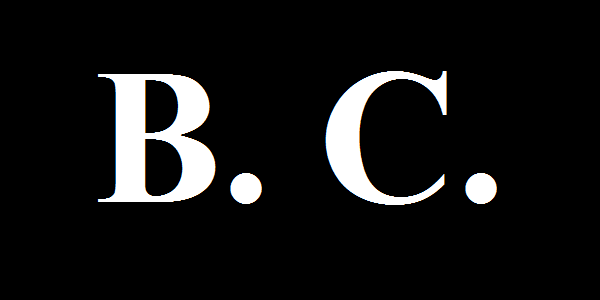
#> input picture original_image/BC.png, 600 x 300 px, found by its file name; its folder holds 3 pictures in this run
$ python run_smc.py --b 1.0 --sigma 1.0 --n_iter 3 --n_particles 3 --orig_file original_image/BC.png --blur_file original_image/blanc.jpg
#> lines starting #> are read from the running program, lines starting #| are printed output that depends on the picture; long printed decimals are rounded
### smc_alg.py
import numpy as np
from scipy.stats import norm
from kde_smoothing import reconstruct_image_from_particles
from numba import njit, prange
from blur import blurred_image


def pinky(y_in, x_in, image, n_samples):
    """
    Sample from the blurred image
    IMPORTANT: image should be transposed before passing here (like MATLAB's I')
    """
    # Flatten image and create probability distribution
    image_flat = image.T.ravel()  # Match MATLAB's column-major ordering
    image_flat = np.maximum(image_flat, 0)  # Ensure non-negative

    if image_flat.sum() == 0:
        print("Warning: Image sum is zero!")
        image_flat = np.ones_like(image_flat)

    image_flat = image_flat / image_flat.sum()

    # Sample indices
    indices = np.random.choice(len(image_flat), size=n_samples, p=image_flat)

    # Convert to 2D coordinates (transposed indexing)
    rows = indices % len(y_in)
    cols = indices // len(y_in)

    samples = np.column_stack([y_in[rows], x_in[cols]])
    return samples


# [22 lines left out: function mult_resample, not called in this run]


@njit(parallel=True, fastmath=True)
def hNn_numba(y_samples, x_particles, y_particles, weights, b, sigma):
    """
    Compute h^N_n for each y_j sample.
    h^N_n(y_j) = (1/N) sum_{i=1}^N g(y_j | x_i)
    which is an approximation of the integral f_n(z) g(y_j | z) dz
    """
    n_particles = x_particles.shape[0]
    n_samples = y_samples.shape[0]
    h_n = np.zeros(n_samples, dtype=np.float64)
    inv_b = 1.0 / b
    inv_sigma = 1.0 / sigma
    norm_const = 1.0 / (np.sqrt(2.0 * np.pi) * sigma)

    for j in prange(n_samples):
        y0 = y_samples[j, 0]
        x0 = y_samples[j, 1]
        acc = 0.0
        for i in range(n_particles):
            dy = y0 - y_particles[i]
            # Normal pdf inline
            normal_part = norm_const * np.exp(-0.5 * (dy * inv_sigma) * (dy * inv_sigma))
            dx = x_particles[i] - x0
            uniform_part = inv_b if (dx <= b * 0.5 and dx >= -b * 0.5) else 0.0
            acc += weights[i] * normal_part * uniform_part
        h_n[j] = acc
    return h_n


@njit(parallel=True, fastmath=True)
def weight_update_numba(y_samples, x_particles, y_particles, weights, h_n, b, sigma):
    """
    Numba-accelerated weight update. Avoids SciPy and large N×N allocations.
    """
    n_particles = x_particles.shape[0]
    n_samples = y_samples.shape[0]
    new_weights = np.zeros(n_particles, dtype=np.float64)
    inv_b = 1.0 / b
    norm_const = 1.0 / (np.sqrt(2.0 * np.pi) * sigma)

    # Iterate over particles i in parallel
    for i in prange(n_particles):
        acc = 0.0
        # Average over all y_samples (j)
        for j in range(n_samples):
            dy = y_samples[j, 0] - y_particles[i]
            # inline Normal pdf
            normal_part = norm_const * np.exp(-0.5 * (dy / sigma) * (dy / sigma))
            dx = x_particles[i] - y_samples[j, 1]
            uniform_part = inv_b if (dx <= b * 0.5 and dx >= -b * 0.5) else 0.0
            denom = h_n[j] + 1e-10
            acc += (normal_part * uniform_part) / denom
        potential = acc / n_samples  # mean over j
        # guard against NaN (rare with our denom, but keep parity)
        if np.isnan(potential):
            potential = 0.0
        new_weights[i] = weights[i] * potential

    # Normalize
    s = new_weights.sum()
    if s > 0.0:
        new_weights /= s
    return new_weights


class SMCAlgorithm:
    def __init__(self, n_particles, image, original, sigma, n_iter, b, epsilon, save_every=10, m_y = None, use_stop_crit=False, verbose=True):
        """
        SMC for motion deblurring

        Parameters:
        -----------
        n_particles : int
            Number of particles
        n_iter : int
            Number of time steps
        epsilon : float
            Scale parameter for the gaussian kernel
        image : ndarray
            Blurred and noisy image
        original : ndarray
            Original sharp image
        sigma : float
            Standard deviation for Normal approximating Dirac delta
        b : float
            Velocity of motion
        """
        self.n_particles = n_particles
        self.image = image
        self.original = original
        self.sigma = sigma
        self.img_shape = image.shape
        self.n_iter = n_iter
        self.epsilon = epsilon
        self.f_hist = []
        self.reconstruction_errors = []
        self.save_every = save_every  # Save reconstruction every save_every iterations
        self.verbose = verbose
        self.m_y = m_y if m_y is not None else n_particles  # Default m_y to n_particles

        # Get dimension of image
        H, W = self.img_shape
        print(f'Image dimensions: {H} x {W}')
        ymax = H/W

        # Normalize velocity
        self.b = b * 2 / W  # Normalize by image width to match x in [-1, 1]

        # x is in [-1, 1]
        self.x_in = np.linspace(-1 + 1/W, 1 - 1/W, W)
        # y is in [-ymax, ymax]
        self.y_in = np.linspace(ymax - 1/H, -ymax + 1/H, H)

        # Initialize particle arrays
        self.x = np.zeros((n_iter+1, n_particles))
        self.y = np.zeros((n_iter+1, n_particles))
        self.W = np.zeros((n_iter+1, n_particles))

        # Sample random particles for time step n = 1
        self.x[0, :] = 2 * np.random.rand(n_particles) - 1  # uniform in [-1, 1]
        self.y[0, :] = ymax * (2 * np.random.rand(n_particles) - 1)  # uniform in [-ymax, ymax]
        self.W[0, :] = 1.0 / n_particles

        self.n = 0  # Current iteration
        previous_reconstructed = reconstruct_image_from_particles(
                    self.x[self.n, :],
                    self.y[self.n, :],
                    self.W[self.n, :],
                    self.img_shape,
                    self.epsilon,
                    verbose=self.verbose
                ) # For fix-point error calculation
        self.prev_hat_h = blurred_image(
            previous_reconstructed,
            b=self.b * W / 2,  # Convert back to pixel units
            sigma=self.sigma
        )  # For stopping criterion
        self.delta_hat_h_hist = []  # For plotting purposes (fix-point residual in blurred space)
        self.use_stop_crit = use_stop_crit # Whether to use stopping criterion
        self.zeta_hist = []  # For stopping criterion
        self.zeta_hist.append(self.zeta(previous_reconstructed))
        self.check_m : int = 10 # Number of zeta values to keep for variance calculation

        self.min_hist : int = 15  # Minimum iterations before checking stopping criterion

    def zeta(self, sharp_image):
        return float(np.sum(sharp_image**2))

    def _print(self, msg):
        if self.verbose:
            print(msg)

    def step(self):
        self.n += 1
        self._print(f'Iteration {self.n}/{self.n_iter}')
        # Get N samples from blurred image
        h_sample = pinky(self.y_in, self.x_in, self.image, self.m_y)

        # Calculate ESS
        ess = 1.0 / np.sum(self.W[self.n-1, :]**2)

        # RESAMPLING
        if ess < self.n_particles / 2:
            self._print(f'Resampling at Iteration {self.n+1}')
            indices = mult_resample(self.W[self.n-1, :], self.n_particles)
            self.x[self.n, :] = self.x[self.n-1, indices]
            self.y[self.n, :] = self.y[self.n-1, indices]
            self.W[self.n, :] = 1.0 / self.n_particles
        else:
            self.x[self.n, :] = self.x[self.n-1, :]
            self.y[self.n, :] = self.y[self.n-1, :]
            self.W[self.n, :] = self.W[self.n-1, :]


        # Compute h^N_n for each y_j
        h_n = hNn_numba(h_sample, self.x[self.n, :], self.y[self.n, :], self.W[self.n, :], self.b, self.sigma)


        # Apply Markov kernel
        self.x[self.n, :] = self.x[self.n, :] + self.epsilon * np.random.randn(self.n_particles)
        self.y[self.n, :] = self.y[self.n, :] + self.epsilon * np.random.randn(self.n_particles)

        # Update weights
        self.W[self.n, :] = weight_update_numba(
            h_sample,
            self.x[self.n, :], # Post-kernel x particles
            self.y[self.n, :], # Post-kernel y particles
            self.W[self.n, :], # Previous weights
            h_n,
            self.b,
            self.sigma,
        )

    def run(self):
        """
        Returns:
        --------
        x : ndarray
            Particle x-coordinates (n_iter x n_particles)
        y : ndarray
            Particle y-coordinates (n_iter x n_particles)
        W : ndarray
            Particle weights (n_iter x n_particles)
        ess_history : ndarray
            Effective sample size at each iteration
        reconstruction_errors : list of tuples
            List of (iteration, reconstruction error) tuples
        fix_point_errors : list of tuples
            List of (iteration, error between previous and current iterate) tuples
        """
        print("Starting SMC Algorithm")
        for _ in range(1, self.n_iter+1):
            self.step()
            if self.n % self.save_every == 0:
                reconstructed_image = reconstruct_image_from_particles(
                    self.x[self.n, :],
                    self.y[self.n, :],
                    self.W[self.n, :],
                    self.img_shape,
                    self.epsilon,
                    verbose=self.verbose
                )
                self.f_hist.append((self.n, reconstructed_image))
                error = np.linalg.norm(reconstructed_image - self.original)
                self.reconstruction_errors.append((self.n, error))
                self._print(f'Reconstruction error at iteration {self.n}: {error:.6f}')

                # stopping criterion
                hat_h = blurred_image(
                    reconstructed_image,
                    b=self.b * self.img_shape[1] / 2,  # Convert back to pixel units
                    sigma=self.sigma
                )
                delta_hat_h = np.sum((hat_h - self.prev_hat_h)**2)
                self._print(f'Fix-point residual in blurred space at iteration {self.n}: {delta_hat_h:.6f}')
                self.prev_hat_h = hat_h
                self.delta_hat_h_hist.append((self.n, delta_hat_h))

                if self.use_stop_crit:
                    zeta_curr = self.zeta(reconstructed_image)
                    self.zeta_hist.append(zeta_curr)
                    if len(self.zeta_hist) >= self.min_hist and len(self.zeta_hist) >= self.check_m:
                        var_zeta = float(np.var(np.array(self.zeta_hist[-self.check_m:])))
                        if np.isfinite(delta_hat_h) and delta_hat_h < var_zeta:
                            self._print(f'Stopping criterion met at iteration {self.n}.')
                            break

        ess_history = 1.0 / np.sum(self.W**2, axis=1)
        return self.x, self.y, self.W, ess_history, self.reconstruction_errors, self.f_hist, self.delta_hat_h_hist

### kde_smoothing.py
import numpy as np
from numba import njit, prange

@njit(fastmath=True)
def optimal_bandwidth_ess(particles, weights):
    """
    Calculate optimal bandwidth using effective sample size
    """
    # Weighted mean
    weighted_mean = np.sum(weights * particles)
    # Weighted variance
    weighted_var = np.sum(weights * (particles - weighted_mean)**2)
    weighted_std = np.sqrt(weighted_var)

    # Effective sample size
    n_eff = 1.0 / np.sum(weights**2)

    # Silverman's rule of thumb
    bandwidth = 1.06 * weighted_std * n_eff**(-0.2)
    return bandwidth


@njit(parallel=True, fastmath=True)
def _gaussian_kde_numba(eval_points, x_particles, y_particles, weights, bw_x, bw_y):
    # Manually implement weighted KDE with anisotropic bandwidth (accelerated + parallel)

    n_eval = eval_points.shape[0]
    n_particles = x_particles.shape[0]
    density = np.zeros(n_eval, dtype=np.float64)

    # Normalization factor for 2D Gaussian
    norm_factor = 1.0 / (2.0 * np.pi * bw_x * bw_y)

    inv_bw_x = 1.0 / bw_x
    inv_bw_y = 1.0 / bw_y

    # Parallelize across evaluation points
    for i in prange(n_eval):
        x_eval = eval_points[i, 0]
        y_eval = eval_points[i, 1]

        acc = 0.0
        for j in range(n_particles):
            dx = (x_particles[j] - x_eval) * inv_bw_x
            dy = (y_particles[j] - y_eval) * inv_bw_y
            acc += weights[j] * (norm_factor * np.exp(-0.5 * (dx * dx + dy * dy)))

        density[i] = acc

    return density


def gaussian_kde(eval_points, x_particles, y_particles, weights, bw_x, bw_y, verbose=True):
    """
    Implement weighted KDE with anisotropic bandwidth
    """
    eval_points = np.ascontiguousarray(eval_points, dtype=np.float64)
    x_particles = np.ascontiguousarray(x_particles, dtype=np.float64)
    y_particles = np.ascontiguousarray(y_particles, dtype=np.float64)
    weights = np.ascontiguousarray(weights, dtype=np.float64)

    density = _gaussian_kde_numba(eval_points, x_particles, y_particles, weights, bw_x, bw_y)
    if verbose:
        print(f"Density range: [{density.min():.6e}, {density.max():.6e}]")
    return density


def reconstruct_image_from_particles(x_particles, y_particles, weights, image_shape, epsilon, verbose=True):
    """
    Reconstruct image from particles using KDE - matches MATLAB exactly

    Parameters:
    -----------
    x_particles : ndarray
        Particle x-coordinates (should be from final iteration)
    y_particles : ndarray
        Particle y-coordinates (should be from final iteration)
    weights : ndarray
        Particle weights (should be from final iteration)
    image_shape : tuple
        Shape of the output image (height, width)
    epsilon : float
        Smoothing parameter from SMC

    Returns:
    --------
    reconstructed_image : ndarray
        Reconstructed image normalized to [0, 1]
    """
    height, width = image_shape
    ymax = height / width

    eval_x = np.linspace(-1 + 1 / width, 1 - 1 / width, width)
    eval_y = np.linspace(ymax - 1 / height, -ymax + 1 / height, height)

    grid_x, grid_y = np.meshgrid(eval_x, eval_y)

    eval_points = np.column_stack([grid_x.ravel(), grid_y.ravel()])

    bw_x = np.sqrt(epsilon ** 2 + optimal_bandwidth_ess(x_particles, weights) ** 2)
    bw_y = np.sqrt(epsilon ** 2 + optimal_bandwidth_ess(y_particles, weights) ** 2)

    if verbose:
        print(f"Bandwidths: bw_x={bw_x:.6f}, bw_y={bw_y:.6f}")

    density = gaussian_kde(eval_points, x_particles, y_particles, weights, bw_x, bw_y, verbose=verbose)

    reconstructed = density.reshape((height, width))
    reconstructed = (reconstructed - reconstructed.min()) / (reconstructed.max() - reconstructed.min() + 1e-10)
    return reconstructed

### blur.py
import numpy as np
from scipy.stats import norm
from skimage.util import img_as_float
import argparse
import os
from skimage.io import imread, imsave
from scipy.signal import convolve2d
from scipy.ndimage import gaussian_filter1d
from skimage import img_as_ubyte
from pathlib import Path


def blurred_image(image_f, b, sigma):
    """
    Fast blur: separable convolution (uniform horizontal + Gaussian vertical)
    """

    # Convert to grayscale and float
    if image_f.ndim == 3:
        image_f = image_f[:, :, 0]
    image_f = img_as_float(image_f)

    H, W = image_f.shape

    # --- 1) Horizontal uniform blur kernel ---
    # b is in pixels now (you were normalizing, but that is unnecessary)
    half = int(b // 2)
    if half < 1:
        half = 1
    uniform_kernel = np.ones(2 * half + 1)
    uniform_kernel /= uniform_kernel.sum()

    # --- 2) Vertical Gaussian blur ---
    # sigma is already given in “pixel units”
    # We apply Gaussian only vertically (axis=0)
    vert_gauss = gaussian_filter1d(image_f, sigma=sigma, axis=0, mode='nearest')

    # --- 3) Horizontal convolution with uniform kernel ---
    blurred = convolve2d(
        vert_gauss,
        uniform_kernel[np.newaxis, :],   # horizontal 1D kernel
        mode='same',
        boundary='symm'
    )

    # Normalize to [0,1]
    blurred = blurred - blurred.min()
    blurred = blurred / blurred.max()

    return blurred


# [52 lines left out: functions uniform_pdf, multiplicative_noise, not called in this run]

# [43 lines that do not run on import are left out]

### run_smc.py
import numpy as np
from scipy.stats import norm
from skimage import io
from skimage.util import img_as_float
import matplotlib.pyplot as plt
import time


from blur import blurred_image, multiplicative_noise
from kde_smoothing import reconstruct_image_from_particles
from smc_alg import SMCAlgorithm
import argparse
from pathlib import Path

# Example usage
if __name__ == "__main__":
    # Set random seed for reproducibility
    np.random.seed(42)

    parser = argparse.ArgumentParser(description="SMC Motion Deblurring")

    parser.add_argument("--b", type=float, required=True,
                        help="Horizontal motion speed for the blur model.")
    parser.add_argument("--sigma", type=float, required=True,
                        help="Gaussian blur standard deviation.")
    parser.add_argument("--n_iter", type=int, required=True,
                        help="Number of SMC iterations.")
    parser.add_argument("--n_particles", type=int, required=True,
                        help="Number of particles used in SMC.")
    parser.add_argument("--epsilon", type=float, default=1e-3,
                        help="Smoothing parameter for reconstruction.")
    parser.add_argument("--orig_file", type=str, required=True,
                        help="Name of the original (sharp) image file.")
    parser.add_argument("--blur_file", type=str, required=True,
                        help="Name of the blurred image file.")
    parser.add_argument("--save_every", type=int, default=10,
                        help="Frequency of saving reconstruction errors.")

    args = parser.parse_args()

    # Parameters
    b = args.b  # speed of constant motion
    sigma = args.sigma  # standard deviation of normal
    n_iter = args.n_iter  # number of time steps
    n_particles = args.n_particles  # number of particles
    epsilon = args.epsilon  # smoothing parameter
    orig_filename = args.orig_file
    blur_filename = args.blur_file
    save_every = args.save_every

    current_dir = Path(__file__).parent
    orig_path = current_dir / "original_image" / orig_filename
    blur_path = current_dir / "blurred_image" / blur_filename

    print("SMC Motion Deblurring - Python Implementation")
    print(f"Parameters: b={b}, sigma={sigma}, N={n_particles}, iterations={n_iter}")
    print("To use: load an image, blur it, add noise, then run SMC deblurring.")

    # Load image
    image = io.imread(orig_path)
#> image is the input picture: shape (300, 600, 3); mean R, G, B 21.2, 21.2, 21.2
    image = img_as_float(image)
    if image.ndim == 3:
        image = image[:, :, 0]  # Convert to grayscale
#> image: shape (300, 600) float64

    print(f"Original image shape: {image.shape}")
#| Original image shape: (300, 600)
    # Import blurred image
    image_h = io.imread(blur_path)
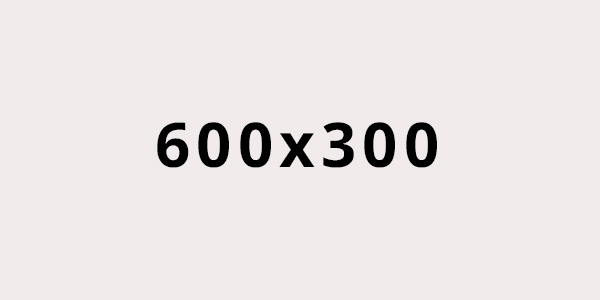
#> input picture original_image/blanc.jpg, 600 x 300 px, found by its file name
#> image_h is the input picture: shape (300, 600, 3); mean R, G, B 233.7, 227.9, 227.9
    image_h = img_as_float(image_h)
    if image_h.ndim == 3:
        image_h = image_h[:, :, 0]  # Convert to grayscale
#> image_h: shape (300, 600) float64

    # Run SMC deblurring
    smc_algo = SMCAlgorithm(
        n_particles=n_particles,
        image=image_h,
        original=image,
        sigma=sigma,
        n_iter=n_iter,
        b=b,
        epsilon=epsilon,
        save_every=save_every
    )
#| Image dimensions: 300 x 600
#| Bandwidths: bw_x=0.4042, bw_y=0.1776
#| Density range: [5.186209e-04, 1.279451e+00]
#> in blurred_image, `vert_gauss = gaussian_filter1d(image_f, sigma=sigma, axis=0, mode='nea..`:
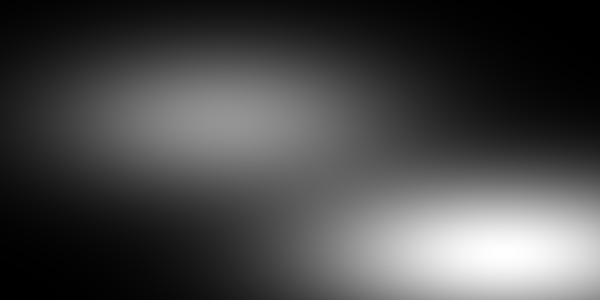
#> image_f: shape (300, 600) float64; min 0, max 1, mean 0.283

    start = time.perf_counter()
    x_particles, y_particles, weights, ess_history, reconstruction_errors, f_hist, fix_point_errors = smc_algo.run()
#> the loop in run, `for _ in range(1, self.n_iter+1):` made 3 passes
#> h_sample in step on passes 1 to 3: [[-0.291, -0.888], [0.354, 0.742], [0.098, 0.208]], [[-0.224, -0.432], [0.437, 0.232], [0.344, -0.728]], [[0.161, 0.192], [0.473, -0.908], [0.257, 0.222]]
#> after the loop in run, `for _ in range(1, self.n_iter+1):`: self.delta_hat_h_hist = []; self.zeta_hist = [25964.6]
#> in run, `ess_history = 1.0 / np.sum(self.W**2, axis=1)`: ess_history = [3, inf, inf, inf]
#> x_particles = [[-0.251, 0.901, 0.464], [-0.252, 0.901, 0.463], [-0.252, 0.899, 0.465], [-0.253, 0.9, 0.465]]; y_particles = [[0.0987, -0.344, -0.344], [0.0977, -0.347, -0.343], [0.0975, -0.347, -0.344], [0.0969, -0.348, -0.345]]; weights = [[0.333, 0.333, 0.333], [0, 0, 0], [0, 0, 0], [0, 0, 0]]; ess_history = [3, inf, inf, inf]; reconstruction_errors = []; f_hist = []; fix_point_errors = []
    end = time.perf_counter()
    print(f"SMC deblurring completed in {end - start:.2f} seconds.")

    # Plot ESS history
    plt.figure()
    plt.plot(np.array(ess_history) / n_particles)
    plt.title('Effective Sample Size over Iterations')
    plt.xlabel('Iteration')
    plt.ylabel('ESS/N')
    plt.grid()
    plt.show()
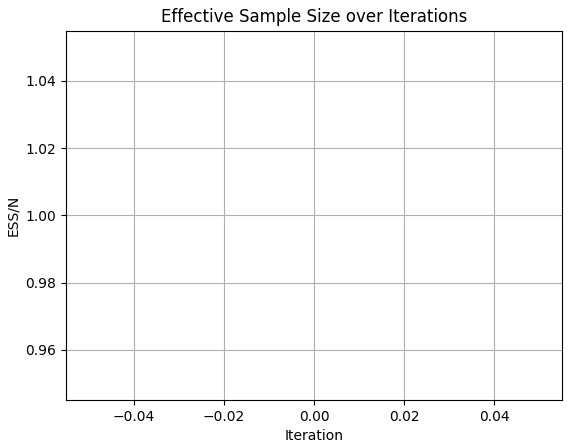
#> figure drawn by matplotlib, 1 panel

    if reconstruction_errors:
        plt.figure()
        iterations, errors = zip(*reconstruction_errors)
        plt.plot(iterations, errors, marker='o')
        plt.title('Reconstruction Error over Iterations')
        plt.xlabel('Iteration')
        plt.ylabel('Reconstruction Error (L2 Norm)')
        plt.grid()
        plt.show()

    if fix_point_errors:
        plt.figure()
        iterations_fp, errors_fp = zip(*fix_point_errors)
        plt.plot(iterations_fp, errors_fp, marker='o', color='orange')
        plt.title('Fixed Point Residual in blurred space over Iterations')
        plt.xlabel('Iteration')
        plt.ylabel('Fixed Point Residual (L2 Norm)')
        plt.grid()
        plt.show()

    # Reconstruct image from final particles
    reconstructed_image = reconstruct_image_from_particles(
        x_particles[-1, :],  # Last iteration x coordinates
        y_particles[-1, :],  # Last iteration y coordinates
        weights[-1, :],      # Last iteration weights
        image.shape,
        epsilon
    )
#| Bandwidths: bw_x=0.001, bw_y=0.001
#| Density range: [0.000000e+00, 0.000000e+00]
#> in reconstruct_image_from_particles (call 2), `reconstructed = density.reshape((height, width))`: reconstructed: shape (300, 600) float64; every value is 0
    # Display original, blurred, and reconstructed images
    plt.figure(figsize=(15, 5))
    plt.subplot(1, 3, 1)
    plt.imshow(image, cmap='gray', vmin=0, vmax=1)
    plt.title('Original Image')
    plt.axis('off')
    plt.subplot(1, 3, 2)
    plt.imshow(image_h, cmap='gray', vmin=0, vmax=1)
    plt.title('Blurred Image')
    plt.axis('off')
    plt.subplot(1, 3, 3)
    plt.imshow(reconstructed_image, cmap='gray', vmin=0, vmax=1)
    plt.title('Reconstructed Image (SMC)')
    plt.axis('off')
    plt.show()
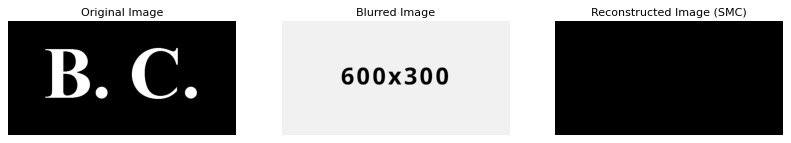
#> figure drawn by matplotlib, 3 panels
